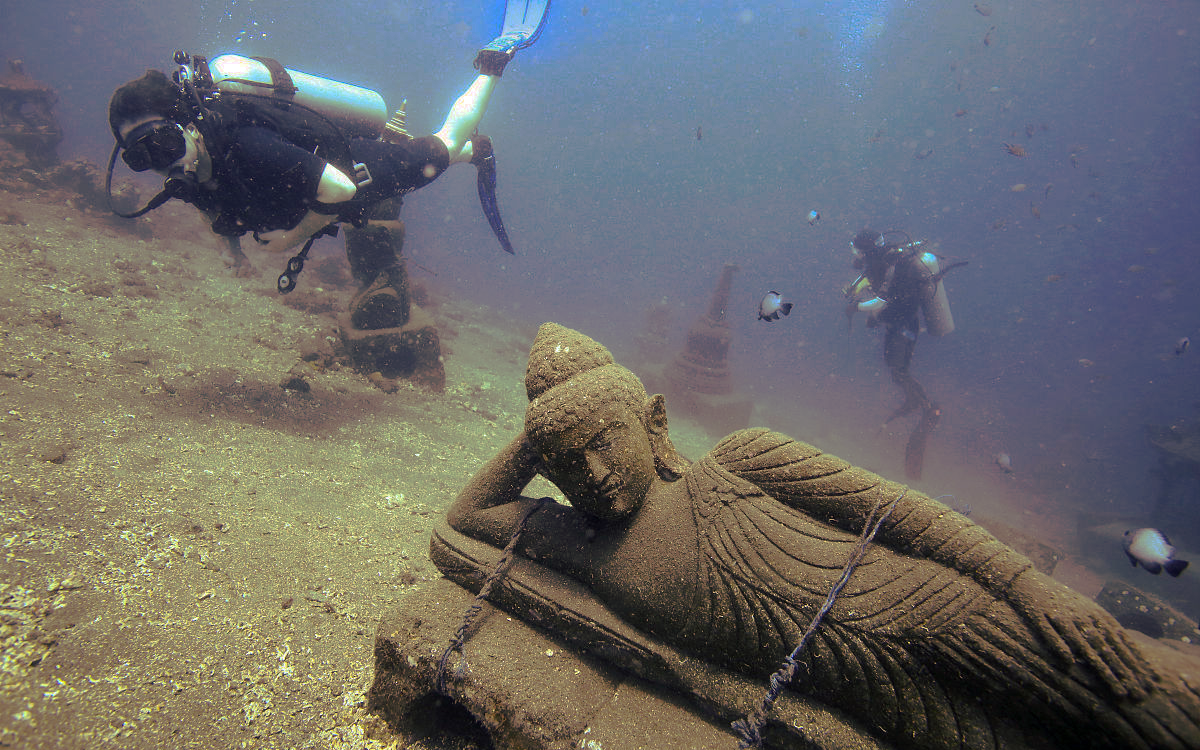
#> input picture og.png, 1200 x 750 px
$ python -i quality_metrics.py   (imports and definitions only)   (older library calls are emulated)
#> lines starting #> are read from the running program, lines starting #| are printed output that depends on the picture
import numpy as np
import cv2

# Average Gradient (reflects the change of detail information in the image, more clarity means higher average gradient)
# [37 lines left out: functions avgerage_gradient, information_entropy, edge_gradient, not called in this run]


# underwater color image quality evaluation index (UCIQE)
"""
ref: M. Yang and A. Sowmya, "An Underwater Color Image Quality Evaluation Metric,"
in IEEE Transactions on Image Processing, vol. 24, no. 12, pp. 6062-6071, Dec. 2015,
doi: 10.1109/TIP.2015.2491020.
"""
# [18 lines left out: function UCIQE, not called in this run]

# underwater image color metric index (UIQM)
"""
ref: K. Panetta, C. Gao and S. Agaian, "Human-Visual-System-Inspired Underwater Image Quality Measures,"
in IEEE Journal of Oceanic Engineering, vol. 41, no. 3, pp. 541-551, July 2016,
doi: 10.1109/JOE.2015.2469915

"""
def UIQM(image_path, p1=0.0282, p2=0.2953, p3=3.5753):
#> called with image_path = 'og.png', p1 = 0.0282, p2 = 0.295, p3 = 3.58
    im = cv2.imread(image_path) #bgr
#> im is the input picture: shape (750, 1200, 3); mean B, G, R 107.1, 107.1, 107.4
    r = im[:,:,2]
    g = im[:,:,1]
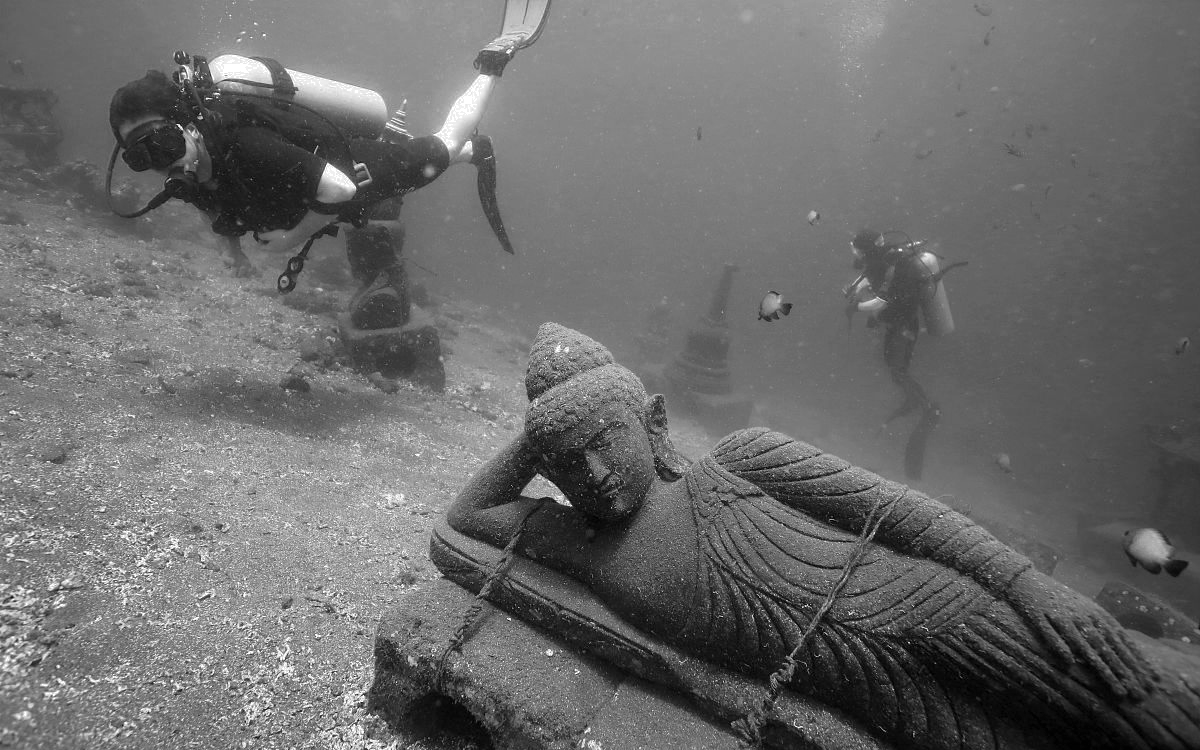
#> g: shape (750, 1200); min 1, max 255, mean 107.1
    b = im[:,:,0]
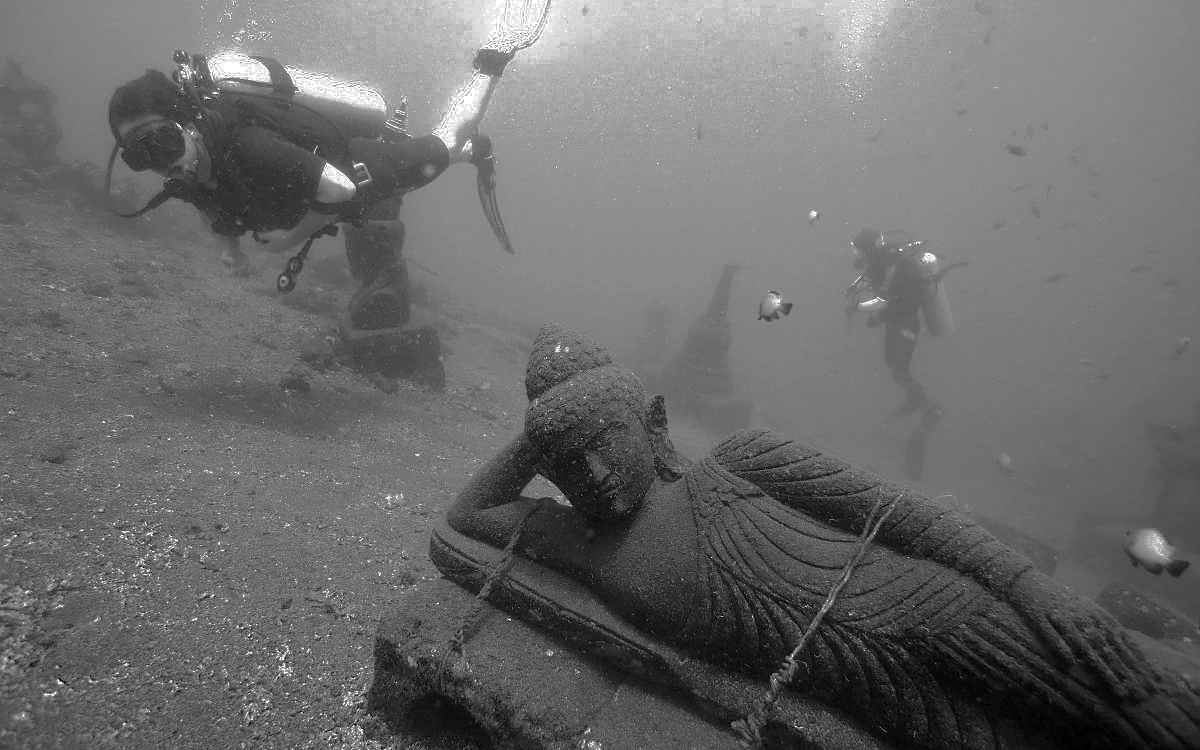
#> b: shape (750, 1200); min 1, max 255, mean 107.1

    RG = r - g
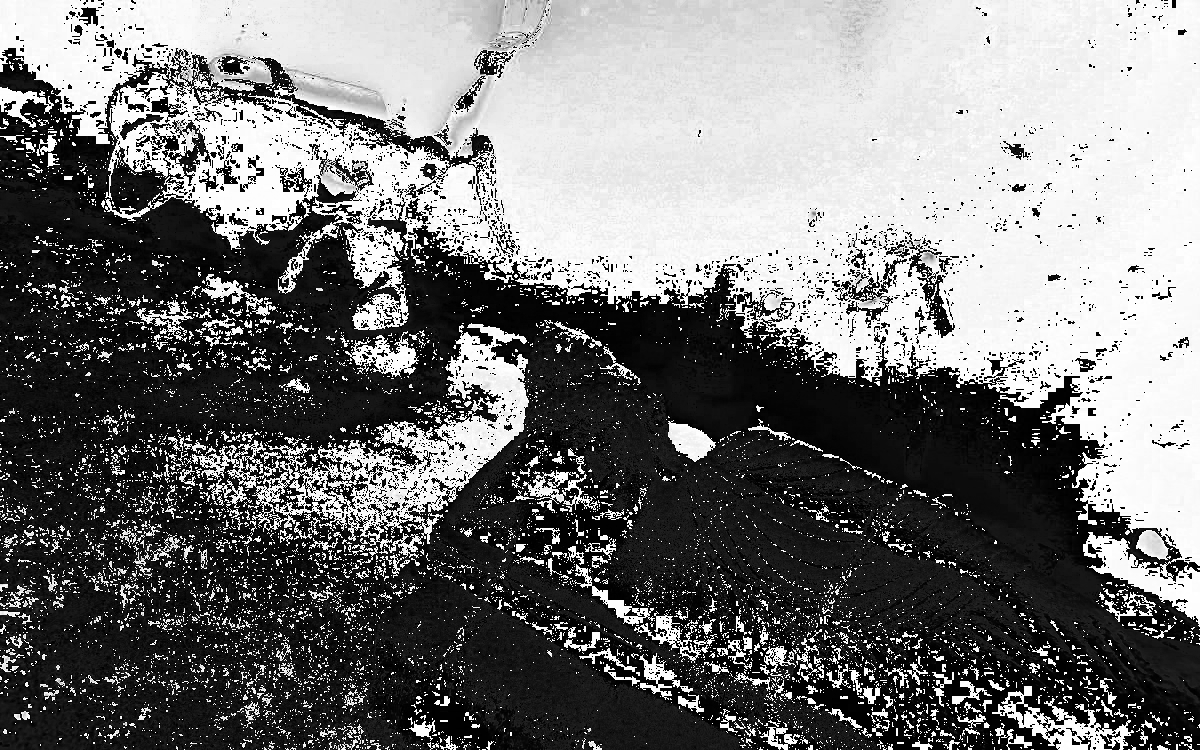
#> RG: shape (750, 1200); min 0, max 255, mean 117.3
    YB = (r + g)/2 - b
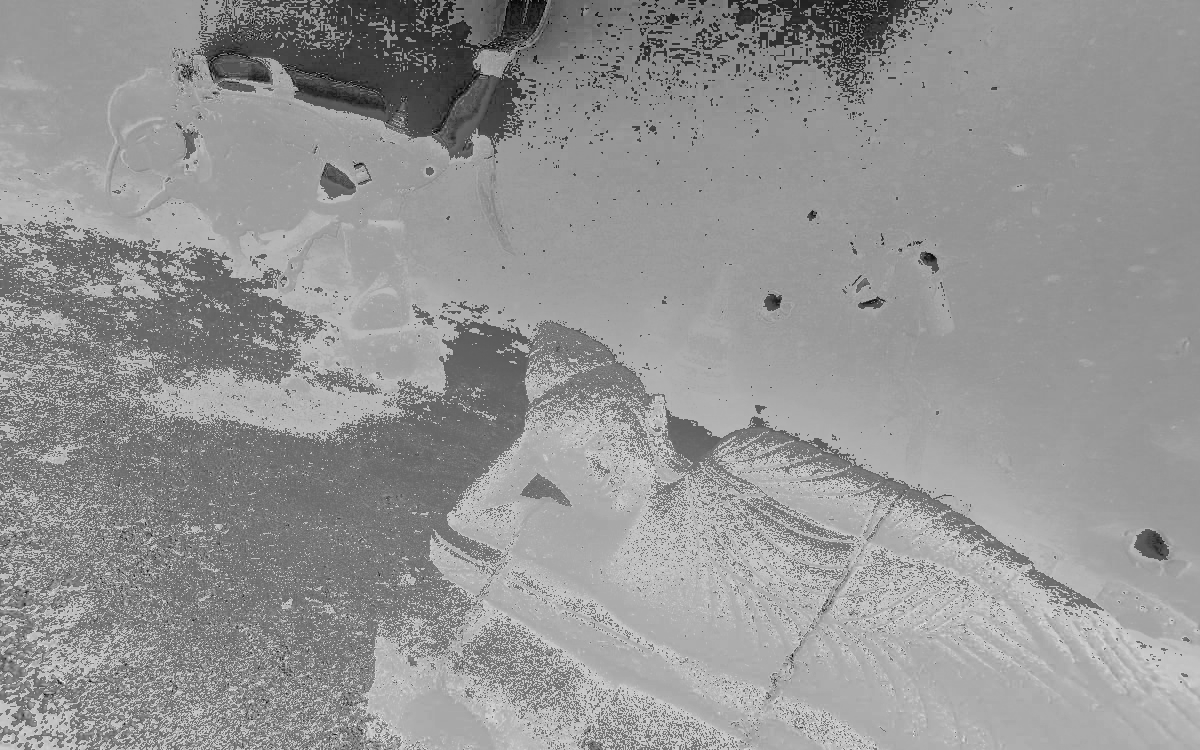
#> YB: shape (750, 1200) float64; min -255, max 123, mean -33.9; drawn with min black and max white

    rgl = np.sort(RG.flatten())
    ybl = np.sort(YB.flatten())

    T1 = int(0.1*rgl.shape[0])
#> T1 = 90000
    T2 = int(0.1*ybl.shape[0])
#> T2 = 90000

    rgl__tr = rgl[T1:-T2]
    ybl__tr = ybl[T1:-T2]

    rg_mean = np.mean(rgl__tr) + 1e-10
#> rg_mean = 114.7
    rg_var = np.mean((rgl__tr - rg_mean)**2)
#> rg_var = 12693
    yb_mean = np.mean(ybl__tr) + 1e-10
#> yb_mean = -29.9
    yb_var = np.mean((ybl__tr - yb_mean)**2)
#> yb_var = 1013.5

    uicm = -0.0268*np.sqrt(rg_mean**2 + yb_mean**2) + 0.1586*np.sqrt(rg_var + yb_var)
#> uicm = 15.39

    Rsobel = cv2.Sobel(im[:,:,2], cv2.CV_64F, 1, 1, ksize=3)
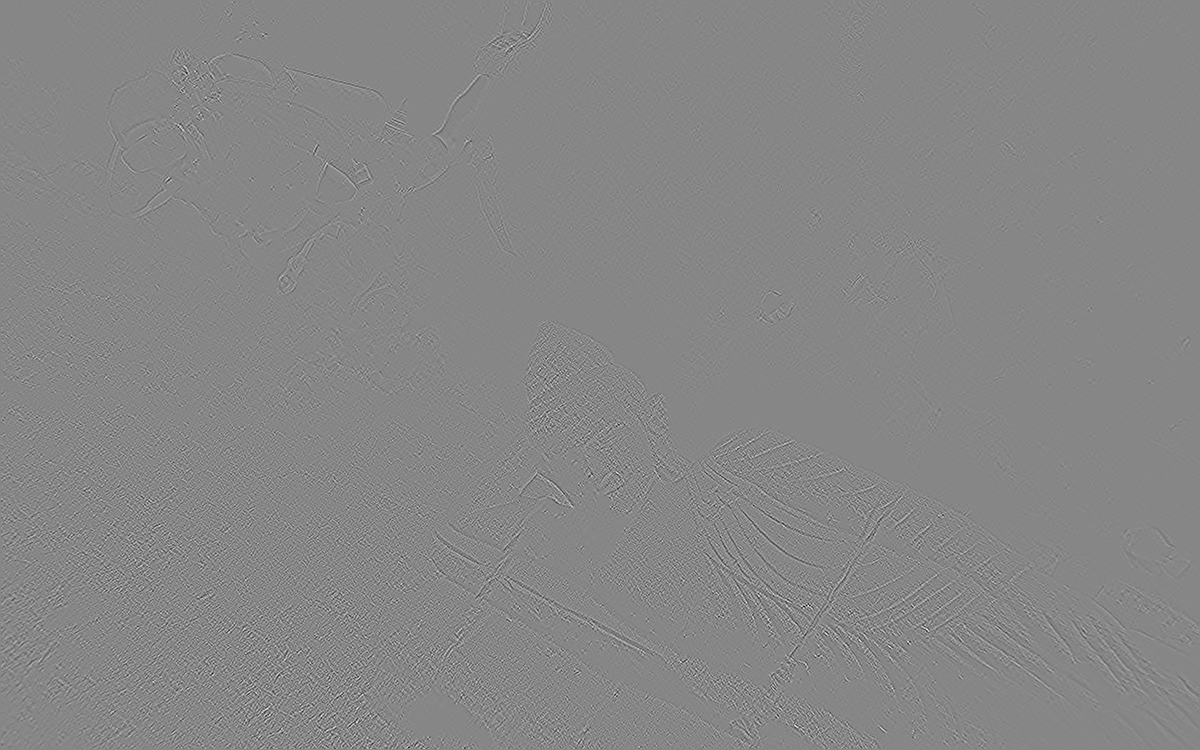
#> Rsobel: shape (750, 1200) float64; min -417, max 372, mean 0; drawn with min black and max white
    Gsobel = cv2.Sobel(im[:,:,1], cv2.CV_64F, 1, 1, ksize=3)
    Bsobel = cv2.Sobel(im[:,:,0], cv2.CV_64F, 1, 1, ksize=3)

    Reme = eme(Rsobel)
#> after the loop in eme, `for i in range(num_x):`: eme = -0.00454
#> Reme = -0.00454
    Geme = eme(Gsobel)
#> Geme = -0.00659
    Beme = eme(Bsobel)
#> Beme = -0.0108

    uism = 0.299*Reme + 0.587*Geme + 0.114*Beme
#> uism = -0.00645

    uiconm = logamee(cv2.cvtColor(im, cv2.COLOR_BGR2GRAY))

    uiqm = p1*uicm + p2*uism + p3*uiconm

    return uiqm

def eme(ch,blocksize=8):

    num_x = int(np.ceil(ch.shape[0] / blocksize))
    num_y = int(np.ceil(ch.shape[1] / blocksize))

    eme = 0
    w = 2. / (num_x * num_y)
    for i in range(num_x):

        xlb = i * blocksize
        if i < num_x - 1:
            xrb = (i+1) * blocksize
        else:
            xrb = ch.shape[0]

        for j in range(num_y):

            ylb = j * blocksize
            if j < num_y - 1:
                yrb = (j+1) * blocksize
            else:
                yrb = ch.shape[1]

            block = ch[xlb:xrb,ylb:yrb]

            blockmin = float(np.min(block))
            blockmax = float(np.max(block))

            # # old version
            # if blockmin == 0.0: eme += 0
            # elif blockmax == 0.0: eme += 0
            # else: eme += w * math.log(blockmax / blockmin)

            # new version
            if blockmin == 0: blockmin+=1
            if blockmax == 0: blockmax+=1
            eme += w * np.log(abs(blockmax / blockmin)+1e-10)

    return eme

def plipsum(i,j,gamma=1026):
    return i + j - i * j / gamma

def plipsub(i,j,k=1026):
    return k * (i - j) / (k - j)

def plipmult(c,j,gamma=1026):
    return gamma - gamma * (1 - j / gamma)**c

def logamee(ch,blocksize=8):

#> called with blocksize = 8
    num_x = np.ceil(ch.shape[0] / blocksize)
#> num_x = 94
    num_y = np.ceil(ch.shape[1] / blocksize)
#> num_y = 150

    s = 0
    w = 1. / (num_x * num_y)
#> w = 7.09e-05
    for i in range(int(num_x)):

        xlb = i * blocksize
        if i < num_x - 1:
            xrb = (i+1) * blocksize
        else:
            xrb = ch.shape[0]

        for j in range(int(num_y)):

            ylb = j * blocksize
            if j < num_y - 1:
                yrb = (j+1) * blocksize
            else:
                yrb = ch.shape[1]

            block = ch[xlb:xrb,ylb:yrb]
            blockmin = float(np.min(block))
            blockmax = float(np.max(block))

            top = plipsub(blockmax,blockmin)
            bottom = plipsum(blockmax,blockmin)

            m = top/bottom
            if m ==0.:
                s+=0
            else:
                s += (m) * np.log(m)

    return plipmult(w,s)

>>> result = UIQM('og.png')

$ run again, on ref.png
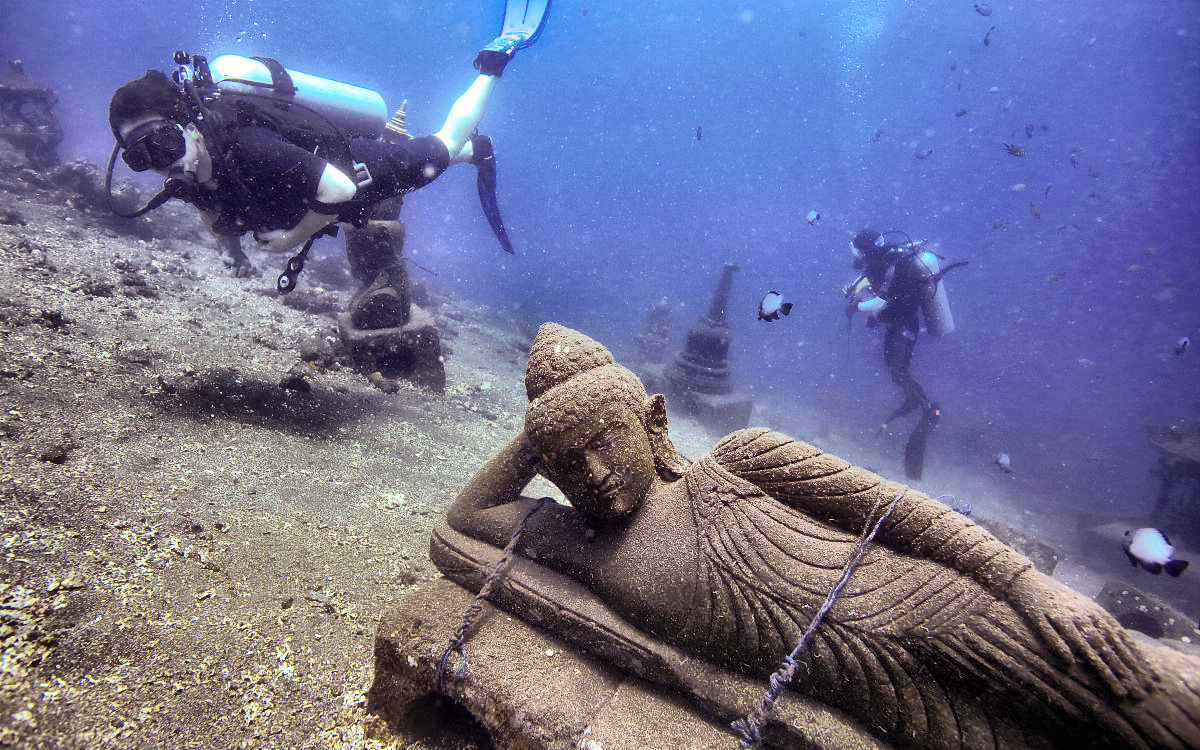
#> input picture ref.png, 1200 x 750 px
#> in UIQM, im is the input picture: shape (750, 1200, 3); mean B, G, R 147, 113.2, 110.5
#> in UIQM, `RG = r - g`:
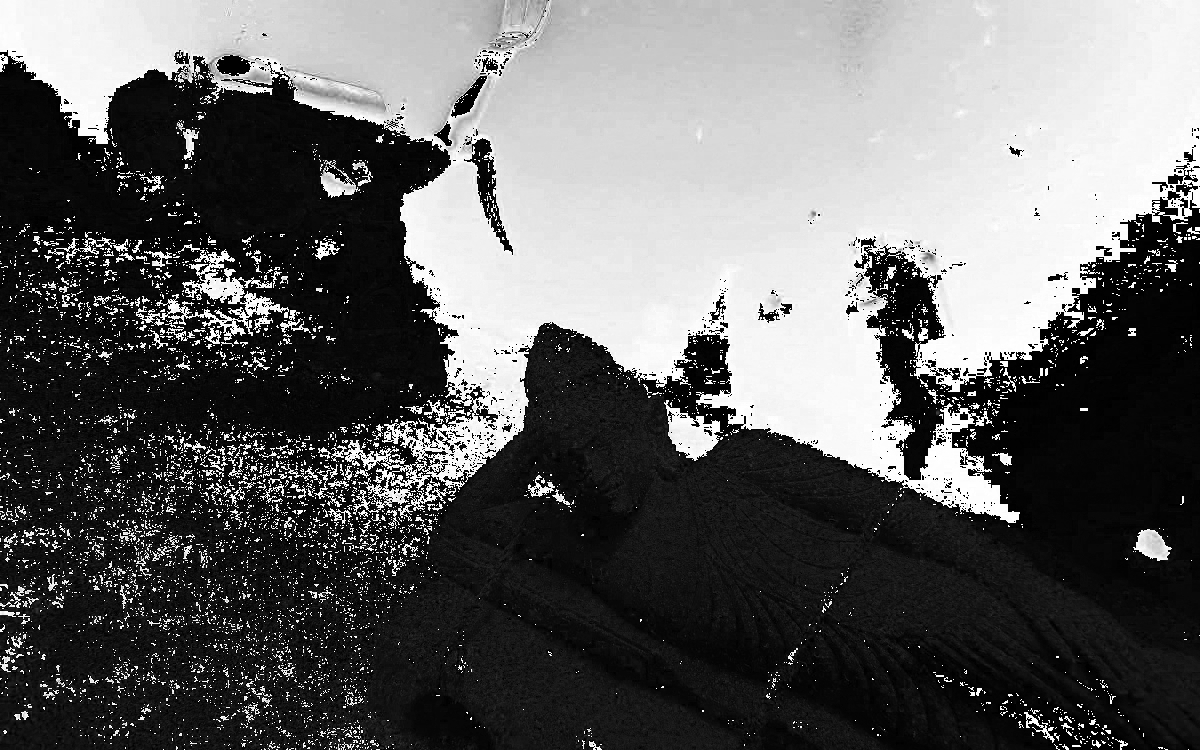
#> RG: shape (750, 1200); min 0, max 255, mean 98
#> in UIQM, `YB = (r + g)/2 - b`:
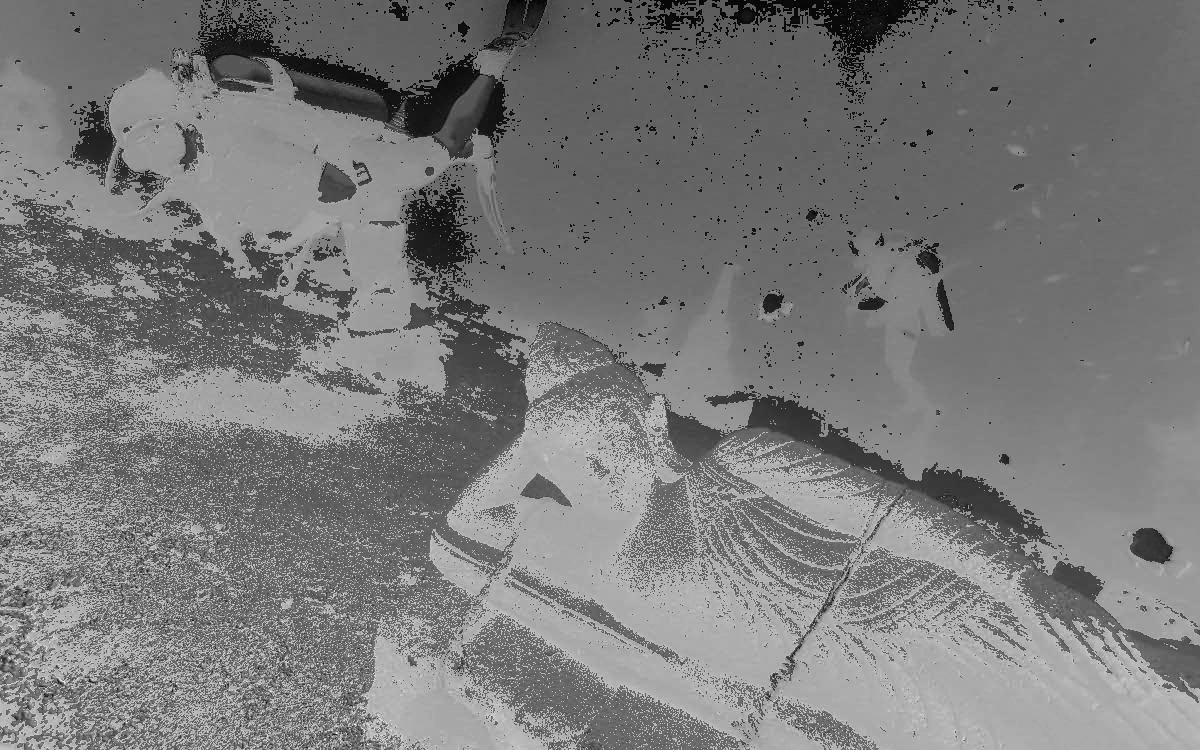
#> YB: shape (750, 1200) float64; min -255, max 124.5, mean -72.6; drawn with min black and max white
#> rg_mean = 90.86
#> rg_var = 10439.7
#> yb_mean = -71.18
#> yb_var = 1694.3
#> uicm = 14.38
#> after the loop in eme, `for i in range(num_x):`: eme = -0.00259
#> Geme = -0.00121
#> Beme = -0.0078
#> uism = -0.00238
